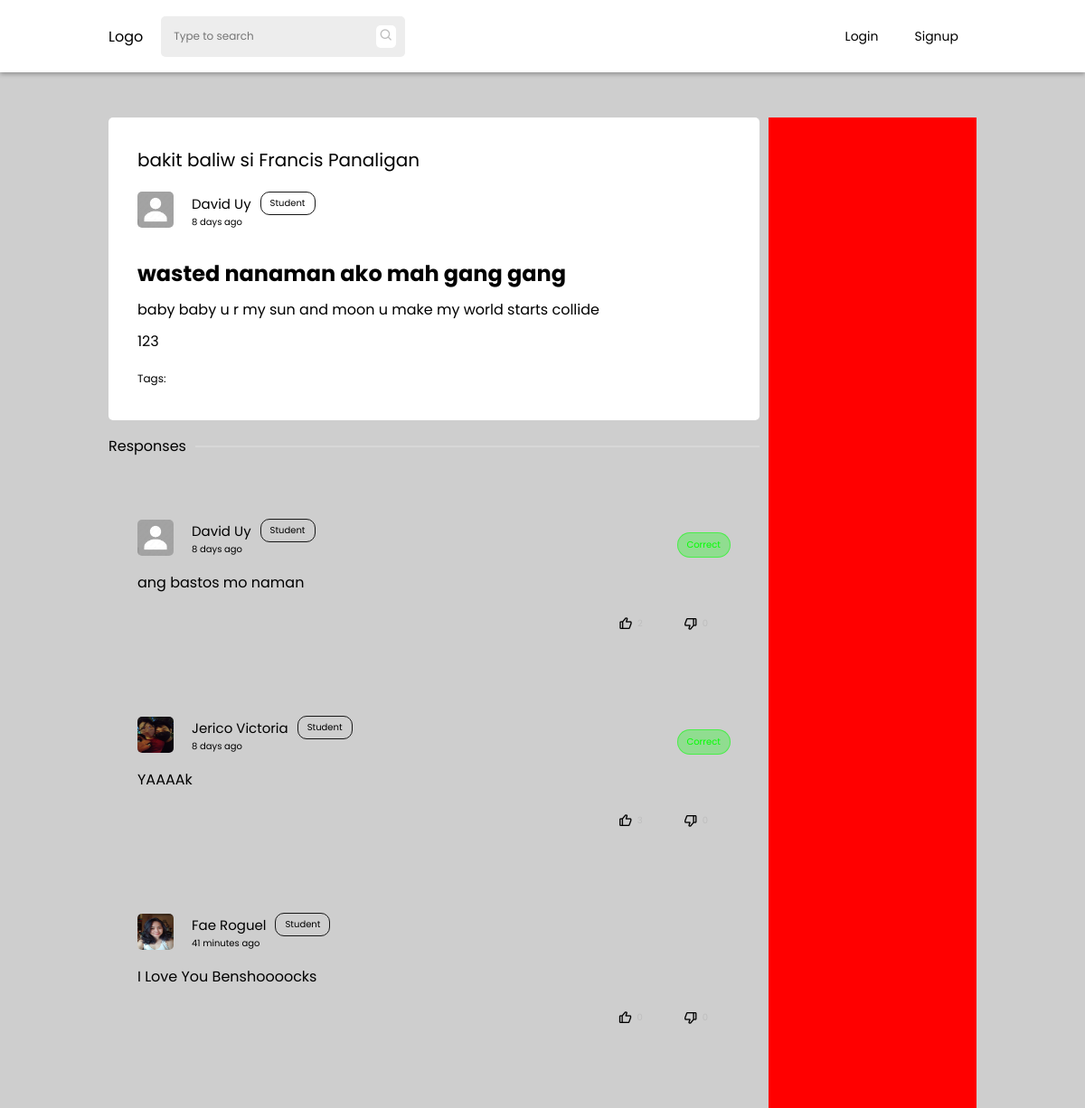
Screenshot of /thread.php?threadid=thrd6298f42a3ec79 with the database file from the repository.
### tables this page shows
CREATE TABLE `threads` (
  `id` int(11) NOT NULL,
  `thread_id` varchar(255) NOT NULL,
  `author` varchar(255) NOT NULL,
  `title` varchar(255) NOT NULL,
  `body` longtext NOT NULL,
  `tags` varchar(255) NOT NULL,
  `status` int(1) NOT NULL DEFAULT 0,
  `thread_status` varchar(255) NOT NULL DEFAULT 'pending',
  `date_posted` date NOT NULL DEFAULT current_timestamp(),
  `time_posted` time NOT NULL DEFAULT current_timestamp()
);

CREATE TABLE `users` (
  `id` int(11) NOT NULL,
  `uid` varchar(255) NOT NULL,
  `firstname` varchar(255) NOT NULL,
  `lastname` varchar(255) NOT NULL,
  `email` varchar(255) NOT NULL,
  `password` varchar(255) NOT NULL,
  `avatar` varchar(255) NOT NULL DEFAULT 'assets/images/avatar/default.jpg',
  `cover` varchar(255) NOT NULL DEFAULT 'assets/images/avatar/default-cover.jpg',
  `birthdate` date NOT NULL,
  `privileged` tinyint(1) NOT NULL DEFAULT 0,
  `campus` varchar(100) NOT NULL DEFAULT 'Manila',
  `bio` text NOT NULL,
  `account_type` varchar(255) NOT NULL DEFAULT 'student',
  `restricted` tinyint(1) DEFAULT 0,
  `restricted_reason` varchar(255) DEFAULT NULL
);

CREATE TABLE `comments` (
  `id` int(11) NOT NULL,
  `thread_id` varchar(255) NOT NULL,
  `comment_id` varchar(255) NOT NULL,
  `comment_author` varchar(255) NOT NULL,
  `comment_date` date NOT NULL DEFAULT current_timestamp(),
  `comment_time` time NOT NULL DEFAULT current_timestamp(),
  `comment` longtext NOT NULL,
  `answer` tinyint(1) NOT NULL DEFAULT 0
);

### php-scripts/thread-scripts.php (the view, shortened to what this page needs)
<?php
    include('db.php');
    $firstCheck = true;
    function fetchComments($tid){
        global $conn;
        $query = mysqli_query($conn, "SELECT * FROM comments WHERE thread_id='$tid' ORDER BY answer DESC");
        $data_comment = $query->fetch_assoc();
        $select = mysqli_query($conn, "SELECT * FROM threads WHERE thread_id='$tid'");
        $selectThread = mysqli_fetch_assoc($select);
        $newQuery = mysqli_query($conn, "SELECT * FROM users WHERE uid='{$selectThread['author']}'");
        $threadAuthor = mysqli_fetch_assoc($newQuery);
        if (!empty($data_comment)){
            do{
                $user = mysqli_query($conn, "SELECT * FROM users WHERE uid='{$data_comment["comment_author"]}'");
                $data = mysqli_fetch_array($user);
                if ($data){
                    $author_given_name = $data['firstname'];
                    $author_family_name = $data['lastname'];
                    $author_avatar = $data['avatar'];
                }
                if (isset($_SESSION['uid'])){
                    $commentQuery = mysqli_query($conn, "SELECT * FROM votes WHERE comment_id = '{$data_comment['comment_id']}' and uid = '{$_SESSION['uid']}'");
                    $voteComment = mysqli_fetch_assoc($commentQuery);
                    if($voteComment){
                        $vStat = $voteComment['status'];
                        if ( $vStat == "upvote"){
                            $upvote_class = "bx bxs-like";
                            $downvote_class = "bx bx-dislike";
                        } else if ($vStat == "downvote"){
                            $upvote_class = "bx bx-like";
                            $downvote_class = "bx bxs-dislike";
                        }
                    } else{
                        $upvote_class = "bx bx-like";
                        $downvote_class = "bx bx-dislike";
                    }
                } else{
                    $upvote_class = "bx bx-like";
                    $downvote_class = "bx bx-dislike";
                }
                $voteQuery = mysqli_query($conn, "SELECT COUNT(id) FROM `votes` WHERE status='upvote' and comment_id = '{$data_comment['comment_id']}'");
                $data_votes = mysqli_fetch_assoc($voteQuery);
                $upvotes = $data_votes['COUNT(id)'];
                $voteQuery = mysqli_query($conn, "SELECT COUNT(id) FROM `votes` WHERE status='downvote' and comment_id = '{$data_comment['comment_id']}'");
                $data_votes = mysqli_fetch_assoc($voteQuery);
                $downvotes = $data_votes['COUNT(id)'];
                echo '
                <div class="main-comment">
                    <div class="author-comment">
                        <div class="author-info">
                            <img class="thread-avatar" src="'. $author_avatar .'" alt="">
                            <div class="details">
                                <div class="user">
                                    <p class="name">'. $author_given_name . " " . $author_family_name .'</p>
                                    <p class="user-type">Student</p>
                                </div>
                                <p class="date-published" data-date="'.$data_comment['comment_id'].'"><script>$("[data-date='.$data_comment['comment_id'].']").html(jQuery.timeago("'. $data_comment['comment_date'] . " " . $data_comment['comment_time'] .'"))</script></p>
                            </div>
                        </div>
                        ';
                        if(isset($_SESSION['uid'])){
                            if ($_SESSION['uid'] != $threadAuthor['uid'] && $data_comment['answer'] == 1){
                                echo '<div class="correct-status">Correct</div>';
                            }
                        } else {
                            if ($data_comment['answer'] == 1){
                                echo '<div class="correct-status">Correct</div>';
                            }
                        }
                    echo'
                    </div>
                    <p id="main-answer"> '.$data_comment['comment'].'</p>
                    <div class="response" data-comment="'.$data_comment['comment_id'].'">';
                        echo'
                        <div class="vote-button" data-vote="upvote">
                           <i data-icon="u'.$data_comment['comment_id'].'" class="'.$upvote_class.'"></i><span class="comment-upvote">'.$upvotes.'</span>
                        </div>
                        <div class="vote-button" data-vote="downvote">
                           <i data-icon="d'.$data_comment['comment_id'].'" class="'.$downvote_class.'"></i><span class="comment-downvote">'.$downvotes.'</span>
                        </div>
                     </div>
                </div>
                ';
            } while ($data_comment = $query->fetch_assoc());
        }
    }
    function jsonToHtml($jsonStr) {
        $obj = json_decode($jsonStr);
        $html = '';
        foreach ($obj->blocks as $block) {
            switch ($block->type) {
                case 'paragraph':
                    $html .= '<p>' . $block->data->text . '</p>';
                    break;
                case 'header':
                    $html .= '<h'. $block->data->level .'>' . $block->data->text . '</h'. $block->data->level .'>';
                    break;
            }
        }
        return $html;
    }
    if(isset($_GET['threadid'])){
        if ($firstCheck == true){
            $tid = (isset($_GET['threadid'])) ? $_GET['threadid'] : NULL;
            $query = mysqli_query($conn, "SELECT * FROM threads WHERE thread_id = '$tid'");
            $data = mysqli_fetch_array($query);
            $query = mysqli_query($conn, "SELECT * FROM users WHERE uid = '{$data['author']}'");
            $user_data = mysqli_fetch_array($query);
        }
    }
?>

### thread.php (shortened to what this page needs)
 <?php
   include('php-scripts/thread-scripts.php');
?>
<!DOCTYPE html>
<html lang="en">
   <head>
      <link rel="stylesheet" href="styles/default.css">
      <link rel="stylesheet" href="styles/thread.css">
      <link rel="stylesheet" href="styles/navbar.css">
      <link href='https://unpkg.com/boxicons@2.1.2/css/boxicons.min.css' rel='stylesheet'>
   </head>
   <body>
      <?php include('php-scripts/navbar.php'); ?>
      <section class="main">
         <div class="container">
            <div class="container-1">
               <div class="threads">
                  <div class="titles">
                     <div class="thread-title">
                        <?php echo $data['title']?>
                     </div>
                     <div class="author">
                        <div class="author-details">
                           <img class="thread-avatar" src="<?php echo $user_data['avatar']?>" alt="">
                           <div class="details">
                              <div class="user">
                                 <p class="name"><?php echo $user_data['firstname'] . " " . $user_data['lastname']?></p>
                                 <p class="user-type">Student</p>
                              </div>
                              <p class="date-published">
                              </p>
                           </div>
                        </div>
                     </div>
                  </div>
                  <div class="main-threads">
                     <p class="thread-content-text"><?php echo jsonToHtml($data['body']) ?></p>
                     <p class="tags">Tags:
                     <?php
                        $array = json_decode($data['tags']);
                        foreach($array as $key => $value){
                           for($i = 0; $i < count($value); $i++){
                                 $class = $value[$i];
                                 switch ($value[$i]) {
                                    case 'cos':
                                       $out = "COS";
                                       break;
                                 }
                                 echo '<span class="thread-tags '.$class.'">'.$out.'</span>';
                           }
                        }
                     ?>
                     </p>
                  </div>
               </div>
               <div class="divider">
                  <p>Responses</p>
                  <div>
                     <hr>
                  </div>
               </div>
               <div id="comments">
                  <?php fetchComments($_GET['threadid']) ?>
               </div>
            </div>
            <div class="container-2">
            </div>
         </div>
      </section>
   </body>
</html>

### styles/default.css (style rules this page uses)
* { padding: 0; margin: 0; transition: ease .3s; font-family: 'Poppins', sans-serif; color: black; }
:root { --primary: #da0037; --primary-dark: #ae002b; --secondary: #f16e8f; --student: #ACDF87; --gray: #444444; --gray-dark: #171717; --gray-light: #EDEDED; --gray-lighter: rgb(190, 190, 190); --card-bg: #ffffff; --card-secondary: rgb(172, 172, 172); --dark: #1A1A1B; --dark-secondary: #343434; --input-border: rgba(0,0,0,.3); --link-color: #2E88FE; --light: #fff; --light-color: #000; --dark-color: #fff; }
html,body { scroll-behavior: smooth; overflow-y: hidden; background: #cecece; }
hr { border: 1px solid rgba(255,255,255,.2); }

### styles/thread.css (style rules this page uses)
.main { margin: 0 2%; margin-top: calc(50px + var(--navbar-height)); width: -webkit-fill-available; width: -moz-available; }
.container { height: 100vh; display: grid; grid-template-columns: 1fr 1fr; gap: 10px; position: fixed; left: 50%; transform: translateX(-50%); max-width: 80vw; width: 100%; }
.container-1 { margin-bottom: 5em; padding-bottom: 5em; display: flex; flex-direction: column; overflow-y: scroll; width: 60vw; }
.container-1 { -ms-overflow-style: none; scrollbar-width: none; }
.threads { padding: 2em; background-color: var(--light); border-radius: 5px; }
.titles { border-radius: 10px; background-color: var(--light); border-bottom-left-radius: 0; border-bottom-right-radius: 0; }
.thread-title { font-size: 20px; margin-bottom: 1em; }
.thread-avatar { width: 40px; height: 40px; border-radius: 5px; }
.tags { font-size: 12px; }
.thread-tags { font-size: 12px; font-style: italic; margin: 0 5px; color: rgba(255,255,255, .5); }
.author { display: flex; align-items: center; justify-content: space-between; }
.author-comment { display: flex; align-items: center; justify-content: space-between; }
.author-info { display: flex; align-items: center; padding-bottom: 1em; }
.author-details { display: flex; flex-direction: row; }
.details { margin: 0 20px; }
.user { display: flex; flex-direction: row; align-items: center; }
.user-type { font-size: 10px; padding: 4px 10px; margin: 0 10px; border-radius: 10px; border: 1px solid var(--gray-dark); }
.name { font-size: 15px; }
.date-published { font-size: 10px; }
.main-threads p, .main-threads h1, .main-threads h2, .main-threads h3, .main-threads h4, .main-threads h5, .main-threads h6 { padding: 5px 0; }
.thread-content-text { font-size: 17px; }
.divider { margin: 1em 0; display: flex; align-items: center; justify-content: space-between; }
.divider div { flex-grow: 1; }
.divider p { margin-right: 10px; }
.author { margin-bottom: 1em; }
.main-comment { padding: 2em; border-radius: 5px; margin: 20px 0; }
.response { display: flex; width: -webkit-fill-available; width: -moz-available; justify-content: flex-end; margin-top: 15px; }
.vote-button, .correct-button { padding: 10px 15px; margin: 0 5px; display: flex; align-items: center; cursor: pointer; border-radius: 4px; }
.vote-button span, .correct-button span { font-size: 10px; color: var(--gray-lighter); margin: 0 5px; }
.container-2 { background-color: red; }
.correct-status { font-size: 10px; background-color: rgba(0, 255, 0, 0.3); padding: 5px 10px; border: 1px solid rgba(0, 255, 0, 0.5); color: rgba(0, 255, 0, 1); border-radius: 25px; }

### styles/navbar.css (style rules this page uses)
:root { --navbar-height: 80px; }

### rows the page displays
threads: title "bakit baliw si Francis Panaligan"
users: avatar (placeholder picture), firstname "David", lastname "Uy"
comments: users.avatar (placeholder picture), users.firstname "David", users.lastname "Uy", answer "Correct", comment "ang bastos mo naman"
comments: users.avatar (picture), users.firstname "Jerico", users.lastname "Victoria", answer "Correct", comment "YAAAAk"
comments: users.avatar (picture), users.firstname "Fae", users.lastname "Roguel", comment "I Love You Benshoooocks"

### other values shown
$block->data->text "baby baby u r my sun and moon u make my world starts collide"
$block->data->text "123"
